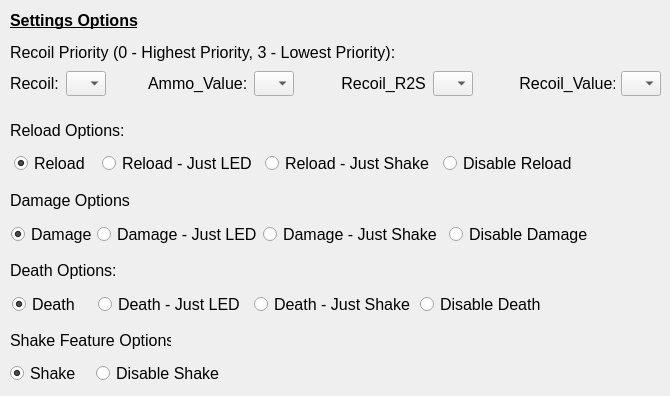
   <widget class="QWidget" name="stab">
    <attribute name="title">
     <string>Settings</string>
    </attribute>
    <widget class="QLabel" name="recoilInfoLabel">
     <property name="geometry">
      <rect>
       <x>10</x>
       <y>40</y>
       <width>391</width>
       <height>25</height>
      </rect>
     </property>
     <property name="font">
      <font>
       <pointsize>12</pointsize>
      </font>
     </property>
     <property name="styleSheet">
      <string notr="true">color : black;</string>
     </property>
     <property name="text">
      <string>Recoil Priority (0 - Highest Priority, 3 - Lowest Priority):</string>
     </property>
    </widget>
    <widget class="QLabel" name="recoilHeadLabel">
     <property name="geometry">
      <rect>
       <x>10</x>
       <y>0</y>
       <width>131</width>
       <height>41</height>
      </rect>
     </property>
     <property name="font">
      <font>
       <pointsize>12</pointsize>
       <bold>true</bold>
       <underline>true</underline>
      </font>
     </property>
     <property name="text">
      <string>Settings Options</string>
     </property>
     <property name="alignment">
      <set>Qt::AlignmentFlag::AlignLeading|Qt::AlignmentFlag::AlignLeft|Qt::AlignmentFlag::AlignVCenter</set>
     </property>
    </widget>
    <widget class="QLabel" name="reloadLabel">
     <property name="geometry">
      <rect>
       <x>10</x>
       <y>110</y>
       <width>121</width>
       <height>41</height>
      </rect>
     </property>
     <property name="font">
      <font>
       <pointsize>12</pointsize>
      </font>
     </property>
     <property name="text">
      <string>Reload Options:</string>
     </property>
    </widget>
    <widget class="QLabel" name="reloadLabel_2">
     <property name="geometry">
      <rect>
       <x>10</x>
       <y>180</y>
       <width>121</width>
       <height>41</height>
      </rect>
     </property>
     <property name="font">
      <font>
       <pointsize>12</pointsize>
      </font>
     </property>
     <property name="text">
      <string>Damage Options:</string>
     </property>
    </widget>
    <widget class="QLabel" name="reloadLabel_3">
     <property name="geometry">
      <rect>
       <x>10</x>
       <y>250</y>
       <width>111</width>
       <height>41</height>
      </rect>
     </property>
     <property name="font">
      <font>
       <pointsize>12</pointsize>
      </font>
     </property>
     <property name="text">
      <string>Death Options:</string>
     </property>
    </widget>
    <widget class="QLabel" name="reloadLabel_4">
     <property name="geometry">
      <rect>
       <x>10</x>
       <y>320</y>
       <width>161</width>
       <height>41</height>
      </rect>
     </property>
     <property name="font">
      <font>
       <pointsize>12</pointsize>
      </font>
     </property>
     <property name="text">
      <string>Shake Feature Options:</string>
     </property>
    </widget>
    <widget class="QWidget" name="layoutWidget_5">
     <property name="geometry">
      <rect>
       <x>10</x>
       <y>70</y>
       <width>651</width>
       <height>27</height>
      </rect>
     </property>
     <layout class="QHBoxLayout" name="horizontalLayout_24">
      <item>
       <widget class="QLabel" name="recoilLabel">
        <property name="sizePolicy">
         <sizepolicy hsizetype="Fixed" vsizetype="Fixed">
          <horstretch>0</horstretch>
          <verstretch>0</verstretch>
         </sizepolicy>
        </property>
        <property name="minimumSize">
         <size>
          <width>50</width>
          <height>25</height>
         </size>
        </property>
        <property name="maximumSize">
         <size>
          <width>50</width>
          <height>25</height>
         </size>
        </property>
        <property name="baseSize">
         <size>
          <width>50</width>
          <height>25</height>
         </size>
        </property>
        <property name="font">
         <font>
          <pointsize>12</pointsize>
         </font>
        </property>
        <property name="text">
         <string>Recoil:</string>
        </property>
       </widget>
      </item>
      <item>
       <widget class="QComboBox" name="recoilComboBox">
        <property name="sizePolicy">
         <sizepolicy hsizetype="Fixed" vsizetype="Fixed">
          <horstretch>0</horstretch>
          <verstretch>0</verstretch>
         </sizepolicy>
        </property>
        <property name="minimumSize">
         <size>
          <width>40</width>
          <height>25</height>
         </size>
        </property>
        <property name="maximumSize">
         <size>
          <width>40</width>
          <height>25</height>
         </size>
        </property>
        <property name="baseSize">
         <size>
          <width>40</width>
          <height>25</height>
         </size>
        </property>
       </widget>
      </item>
      <item>
       <spacer name="horizontalSpacer_4">
        <property name="orientation">
         <enum>Qt::Orientation::Horizontal</enum>
        </property>
        <property name="sizeHint" stdset="0">
         <size>
          <width>200</width>
          <height>25</height>
         </size>
        </property>
       </spacer>
      </item>
      <item>
       <widget class="QLabel" name="ammoLabel">
        <property name="sizePolicy">
         <sizepolicy hsizetype="Fixed" vsizetype="Fixed">
          <horstretch>0</horstretch>
          <verstretch>0</verstretch>
         </sizepolicy>
        </property>
        <property name="minimumSize">
         <size>
          <width>100</width>
          <height>25</height>
         </size>
        </property>
        <property name="maximumSize">
         <size>
          <width>100</width>
          <height>25</height>
         </size>
        </property>
        <property name="baseSize">
         <size>
          <width>100</width>
          <height>25</height>
         </size>
        </property>
        <property name="font">
         <font>
          <pointsize>12</pointsize>
         </font>
        </property>
        <property name="text">
         <string>Ammo_Value:</string>
        </property>
       </widget>
      </item>
      <item>
       <widget class="QComboBox" name="ammoValueComboBox">
        <property name="sizePolicy">
         <sizepolicy hsizetype="Fixed" vsizetype="Fixed">
          <horstretch>0</horstretch>
          <verstretch>0</verstretch>
         </sizepolicy>
        </property>
        <property name="minimumSize">
         <size>
          <width>40</width>
          <height>25</height>
         </size>
        </property>
        <property name="maximumSize">
         <size>
          <width>40</width>
          <height>25</height>
         </size>
        </property>
        <property name="baseSize">
         <size>
          <width>40</width>
          <height>25</height>
         </size>
        </property>
       </widget>
      </item>
      <item>
       <spacer name="horizontalSpacer_5">
        <property name="orientation">
         <enum>Qt::Orientation::Horizontal</enum>
        </property>
        <property name="sizeHint" stdset="0">
         <size>
          <width>200</width>
          <height>25</height>
         </size>
        </property>
       </spacer>
      </item>
      <item>
       <widget class="QLabel" name="r2sLabel">
        <property name="sizePolicy">
         <sizepolicy hsizetype="Fixed" vsizetype="Fixed">
          <horstretch>0</horstretch>
          <verstretch>0</verstretch>
         </sizepolicy>
        </property>
        <property name="minimumSize">
         <size>
          <width>90</width>
          <height>25</height>
         </size>
        </property>
        <property name="maximumSize">
         <size>
          <width>90</width>
          <height>25</height>
         </size>
        </property>
        <property name="baseSize">
         <size>
          <width>90</width>
          <height>25</height>
         </size>
        </property>
        <property name="font">
         <font>
          <pointsize>12</pointsize>
         </font>
        </property>
        <property name="text">
         <string> Recoil_R2S:</string>
        </property>
       </widget>
      </item>
      <item>
       <widget class="QComboBox" name="recoilR2SComboBox">
        <property name="sizePolicy">
         <sizepolicy hsizetype="Fixed" vsizetype="Fixed">
          <horstretch>0</horstretch>
          <verstretch>0</verstretch>
         </sizepolicy>
        </property>
        <property name="minimumSize">
         <size>
          <width>40</width>
          <height>25</height>
         </size>
        </property>
        <property name="maximumSize">
         <size>
          <width>40</width>
          <height>25</height>
         </size>
        </property>
        <property name="baseSize">
         <size>
          <width>40</width>
          <height>25</height>
         </size>
        </property>
       </widget>
      </item>
      <item>
       <spacer name="horizontalSpacer_6">
        <property name="orientation">
         <enum>Qt::Orientation::Horizontal</enum>
        </property>
        <property name="sizeHint" stdset="0">
         <size>
          <width>200</width>
          <height>25</height>
         </size>
        </property>
       </spacer>
      </item>
      <item>
       <widget class="QLabel" name="valueLabel">
        <property name="sizePolicy">
         <sizepolicy hsizetype="Fixed" vsizetype="Fixed">
          <horstretch>0</horstretch>
          <verstretch>0</verstretch>
         </sizepolicy>
        </property>
        <property name="minimumSize">
         <size>
          <width>100</width>
          <height>25</height>
         </size>
        </property>
        <property name="maximumSize">
         <size>
          <width>100</width>
          <height>25</height>
         </size>
        </property>
        <property name="baseSize">
         <size>
          <width>100</width>
          <height>25</height>
         </size>
        </property>
        <property name="font">
         <font>
          <pointsize>12</pointsize>
         </font>
        </property>
        <property name="text">
         <string> Recoil_Value:</string>
        </property>
       </widget>
      </item>
      <item>
       <widget class="QComboBox" name="recoilValueComboBox">
        <property name="sizePolicy">
         <sizepolicy hsizetype="Fixed" vsizetype="Fixed">
          <horstretch>0</horstretch>
          <verstretch>0</verstretch>
         </sizepolicy>
        </property>
        <property name="minimumSize">
         <size>
          <width>40</width>
          <height>25</height>
         </size>
        </property>
        <property name="maximumSize">
         <size>
          <width>40</width>
          <height>25</height>
         </size>
        </property>
        <property name="baseSize">
         <size>
          <width>40</width>
          <height>25</height>
         </size>
        </property>
       </widget>
      </item>
     </layout>
    </widget>
    <widget class="QWidget" name="layoutWidget_6">
     <property name="geometry">
      <rect>
       <x>10</x>
       <y>360</y>
       <width>218</width>
       <height>27</height>
      </rect>
     </property>
     <layout class="QHBoxLayout" name="horizontalLayout_27">
      <item>
       <widget class="QRadioButton" name="shakeRadioButton">
        <property name="sizePolicy">
         <sizepolicy hsizetype="Fixed" vsizetype="Fixed">
          <horstretch>0</horstretch>
          <verstretch>0</verstretch>
         </sizepolicy>
        </property>
        <property name="minimumSize">
         <size>
          <width>80</width>
          <height>25</height>
         </size>
        </property>
        <property name="maximumSize">
         <size>
          <width>80</width>
          <height>25</height>
         </size>
        </property>
        <property name="baseSize">
         <size>
          <width>80</width>
          <height>25</height>
         </size>
        </property>
        <property name="font">
         <font>
          <pointsize>12</pointsize>
         </font>
        </property>
        <property name="text">
         <string>Shake</string>
        </property>
        <property name="checked">
         <bool>true</bool>
        </property>
       </widget>
      </item>
      <item>
       <widget class="QRadioButton" name="disableShakeradioButton">
        <property name="sizePolicy">
         <sizepolicy hsizetype="Fixed" vsizetype="Fixed">
          <horstretch>0</horstretch>
          <verstretch>0</verstretch>
         </sizepolicy>
        </property>
        <property name="minimumSize">
         <size>
          <width>130</width>
          <height>25</height>
         </size>
        </property>
        <property name="maximumSize">
         <size>
          <width>130</width>
          <height>25</height>
         </size>
        </property>
        <property name="baseSize">
         <size>
          <width>130</width>
          <height>25</height>
         </size>
        </property>
        <property name="font">
         <font>
          <pointsize>12</pointsize>
         </font>
        </property>
        <property name="text">
         <string>Disable Shake</string>
        </property>
       </widget>
      </item>
     </layout>
    </widget>
    <widget class="QWidget" name="layoutWidget_7">
     <property name="geometry">
      <rect>
       <x>12</x>
       <y>150</y>
       <width>575</width>
       <height>27</height>
      </rect>
     </property>
     <layout class="QHBoxLayout" name="horizontalLayout_25">
      <item>
       <widget class="QRadioButton" name="reloadRadioButton">
        <property name="sizePolicy">
         <sizepolicy hsizetype="Fixed" vsizetype="Fixed">
          <horstretch>0</horstretch>
          <verstretch>0</verstretch>
         </sizepolicy>
        </property>
        <property name="minimumSize">
         <size>
          <width>80</width>
          <height>25</height>
         </size>
        </property>
        <property name="maximumSize">
         <size>
          <width>80</width>
          <height>25</height>
         </size>
        </property>
        <property name="baseSize">
         <size>
          <width>80</width>
          <height>25</height>
         </size>
        </property>
        <property name="font">
         <font>
          <pointsize>12</pointsize>
         </font>
        </property>
        <property name="text">
         <string>Reload</string>
        </property>
        <property name="checked">
         <bool>true</bool>
        </property>
       </widget>
      </item>
      <item>
       <widget class="QRadioButton" name="reloadJustLEDRadioButton">
        <property name="sizePolicy">
         <sizepolicy hsizetype="Fixed" vsizetype="Fixed">
          <horstretch>0</horstretch>
          <verstretch>0</verstretch>
         </sizepolicy>
        </property>
        <property name="minimumSize">
         <size>
          <width>155</width>
          <height>25</height>
         </size>
        </property>
        <property name="maximumSize">
         <size>
          <width>155</width>
          <height>25</height>
         </size>
        </property>
        <property name="baseSize">
         <size>
          <width>155</width>
          <height>25</height>
         </size>
        </property>
        <property name="font">
         <font>
          <pointsize>12</pointsize>
         </font>
        </property>
        <property name="text">
         <string>Reload - Just LED</string>
        </property>
       </widget>
      </item>
      <item>
       <widget class="QRadioButton" name="reloadJustShakeRadioButton">
        <property name="sizePolicy">
         <sizepolicy hsizetype="Fixed" vsizetype="Fixed">
          <horstretch>0</horstretch>
          <verstretch>0</verstretch>
         </sizepolicy>
        </property>
        <property name="minimumSize">
         <size>
          <width>170</width>
          <height>25</height>
         </size>
        </property>
        <property name="maximumSize">
         <size>
          <width>170</width>
          <height>25</height>
         </size>
        </property>
        <property name="baseSize">
         <size>
          <width>170</width>
          <height>25</height>
         </size>
        </property>
        <property name="font">
         <font>
          <pointsize>12</pointsize>
         </font>
        </property>
        <property name="text">
         <string>Reload - Just Shake</string>
        </property>
       </widget>
      </item>
      <item>
       <widget class="QRadioButton" name="disableReloadradioButton">
        <property name="sizePolicy">
         <sizepolicy hsizetype="Fixed" vsizetype="Fixed">
          <horstretch>0</horstretch>
          <verstretch>0</verstretch>
         </sizepolicy>
        </property>
        <property name="minimumSize">
         <size>
          <width>140</width>
          <height>25</height>
         </size>
        </property>
        <property name="maximumSize">
         <size>
          <width>140</width>
          <height>25</height>
         </size>
        </property>
        <property name="baseSize">
         <size>
          <width>140</width>
          <height>25</height>
         </size>
        </property>
        <property name="font">
         <font>
          <pointsize>12</pointsize>
         </font>
        </property>
        <property name="text">
         <string>Disable Reload</string>
        </property>
       </widget>
      </item>
     </layout>
    </widget>
    <widget class="QWidget" name="layoutWidget_8">
     <property name="geometry">
      <rect>
       <x>11</x>
       <y>221</y>
       <width>580</width>
       <height>27</height>
      </rect>
     </property>
     <layout class="QHBoxLayout" name="horizontalLayout_26">
      <item>
       <widget class="QRadioButton" name="damageRadioButton">
        <property name="sizePolicy">
         <sizepolicy hsizetype="Fixed" vsizetype="Fixed">
          <horstretch>0</horstretch>
          <verstretch>0</verstretch>
         </sizepolicy>
        </property>
        <property name="minimumSize">
         <size>
          <width>80</width>
          <height>25</height>
         </size>
        </property>
        <property name="maximumSize">
         <size>
          <width>80</width>
          <height>25</height>
         </size>
        </property>
        <property name="baseSize">
         <size>
          <width>80</width>
          <height>25</height>
         </size>
        </property>
        <property name="font">
         <font>
          <pointsize>12</pointsize>
         </font>
        </property>
        <property name="text">
         <string>Damage</string>
        </property>
        <property name="checked">
         <bool>true</bool>
        </property>
       </widget>
      </item>
      <item>
       <widget class="QRadioButton" name="damageJustLEDRadioButton">
        <property name="sizePolicy">
         <sizepolicy hsizetype="Fixed" vsizetype="Fixed">
          <horstretch>0</horstretch>
          <verstretch>0</verstretch>
         </sizepolicy>
        </property>
        <property name="minimumSize">
         <size>
          <width>160</width>
          <height>25</height>
         </size>
        </property>
        <property name="maximumSize">
         <size>
          <width>160</width>
          <height>25</height>
         </size>
        </property>
        <property name="baseSize">
         <size>
          <width>160</width>
          <height>25</height>
         </size>
        </property>
        <property name="font">
         <font>
          <pointsize>12</pointsize>
         </font>
        </property>
        <property name="text">
         <string>Damage - Just LED</string>
        </property>
       </widget>
      </item>
      <item>
       <widget class="QRadioButton" name="damageJustShakeRadioButton">
        <property name="sizePolicy">
         <sizepolicy hsizetype="Fixed" vsizetype="Fixed">
          <horstretch>0</horstretch>
          <verstretch>0</verstretch>
         </sizepolicy>
        </property>
        <property name="minimumSize">
         <size>
          <width>180</width>
          <height>25</height>
         </size>
        </property>
        <property name="maximumSize">
         <size>
          <width>180</width>
          <height>25</height>
         </size>
        </property>
        <property name="baseSize">
         <size>
          <width>180</width>
          <height>25</height>
         </size>
        </property>
        <property name="font">
         <font>
          <pointsize>12</pointsize>
         </font>
        </property>
        <property name="text">
         <string>Damage - Just Shake</string>
        </property>
       </widget>
      </item>
      <item>
       <widget class="QRadioButton" name="disableDamageradioButton">
        <property name="sizePolicy">
         <sizepolicy hsizetype="Fixed" vsizetype="Fixed">
          <horstretch>0</horstretch>
          <verstretch>0</verstretch>
         </sizepolicy>
        </property>
        <property name="minimumSize">
         <size>
          <width>140</width>
          <height>25</height>
         </size>
        </property>
        <property name="maximumSize">
         <size>
          <width>140</width>
          <height>25</height>
         </size>
        </property>
        <property name="baseSize">
         <size>
          <width>140</width>
          <height>25</height>
         </size>
        </property>
        <property name="font">
         <font>
          <pointsize>12</pointsize>
         </font>
        </property>
        <property name="text">
         <string>Disable Damage</string>
        </property>
       </widget>
      </item>
     </layout>
    </widget>
    <widget class="QWidget" name="layoutWidget_9">
     <property name="geometry">
      <rect>
       <x>12</x>
       <y>291</y>
       <width>550</width>
       <height>27</height>
      </rect>
     </property>
     <layout class="QHBoxLayout" name="horizontalLayout_28">
      <item>
       <widget class="QRadioButton" name="deathRadioButton">
        <property name="sizePolicy">
         <sizepolicy hsizetype="Fixed" vsizetype="Fixed">
          <horstretch>0</horstretch>
          <verstretch>0</verstretch>
         </sizepolicy>
        </property>
        <property name="minimumSize">
         <size>
          <width>80</width>
          <height>25</height>
         </size>
        </property>
        <property name="maximumSize">
         <size>
          <width>80</width>
          <height>25</height>
         </size>
        </property>
        <property name="baseSize">
         <size>
          <width>80</width>
          <height>25</height>
         </size>
        </property>
        <property name="font">
         <font>
          <pointsize>12</pointsize>
         </font>
        </property>
        <property name="text">
         <string>Death</string>
        </property>
        <property name="checked">
         <bool>true</bool>
        </property>
       </widget>
      </item>
      <item>
       <widget class="QRadioButton" name="deathJustLEDRadioButton">
        <property name="sizePolicy">
         <sizepolicy hsizetype="Fixed" vsizetype="Fixed">
          <horstretch>0</horstretch>
          <verstretch>0</verstretch>
         </sizepolicy>
        </property>
        <property name="minimumSize">
         <size>
          <width>150</width>
          <height>25</height>
         </size>
        </property>
        <property name="maximumSize">
         <size>
          <width>150</width>
          <height>25</height>
         </size>
        </property>
        <property name="baseSize">
         <size>
          <width>150</width>
          <height>25</height>
         </size>
        </property>
        <property name="font">
         <font>
          <pointsize>12</pointsize>
         </font>
        </property>
        <property name="text">
         <string>Death - Just LED</string>
        </property>
       </widget>
      </item>
      <item>
       <widget class="QRadioButton" name="deathJustShakeRadioButton">
        <property name="sizePolicy">
         <sizepolicy hsizetype="Fixed" vsizetype="Fixed">
          <horstretch>0</horstretch>
          <verstretch>0</verstretch>
         </sizepolicy>
        </property>
        <property name="minimumSize">
         <size>
          <width>160</width>
          <height>25</height>
         </size>
        </property>
        <property name="maximumSize">
         <size>
          <width>160</width>
          <height>25</height>
         </size>
        </property>
        <property name="baseSize">
         <size>
          <width>160</width>
          <height>25</height>
         </size>
        </property>
        <property name="font">
         <font>
          <pointsize>12</pointsize>
         </font>
        </property>
        <property name="text">
         <string>Death - Just Shake</string>
        </property>
       </widget>
      </item>
      <item>
       <widget class="QRadioButton" name="disableDeathradioButton">
        <property name="sizePolicy">
         <sizepolicy hsizetype="Fixed" vsizetype="Fixed">
          <horstretch>0</horstretch>
          <verstretch>0</verstretch>
         </sizepolicy>
        </property>
        <property name="minimumSize">
         <size>
          <width>140</width>
          <height>25</height>
         </size>
        </property>
        <property name="maximumSize">
         <size>
          <width>140</width>
          <height>25</height>
         </size>
        </property>
        <property name="baseSize">
         <size>
          <width>140</width>
          <height>25</height>
         </size>
        </property>
        <property name="font">
         <font>
          <pointsize>12</pointsize>
         </font>
        </property>
        <property name="text">
         <string>Disable Death</string>
        </property>
       </widget>
      </item>
     </layout>
    </widget>
   </widget>
